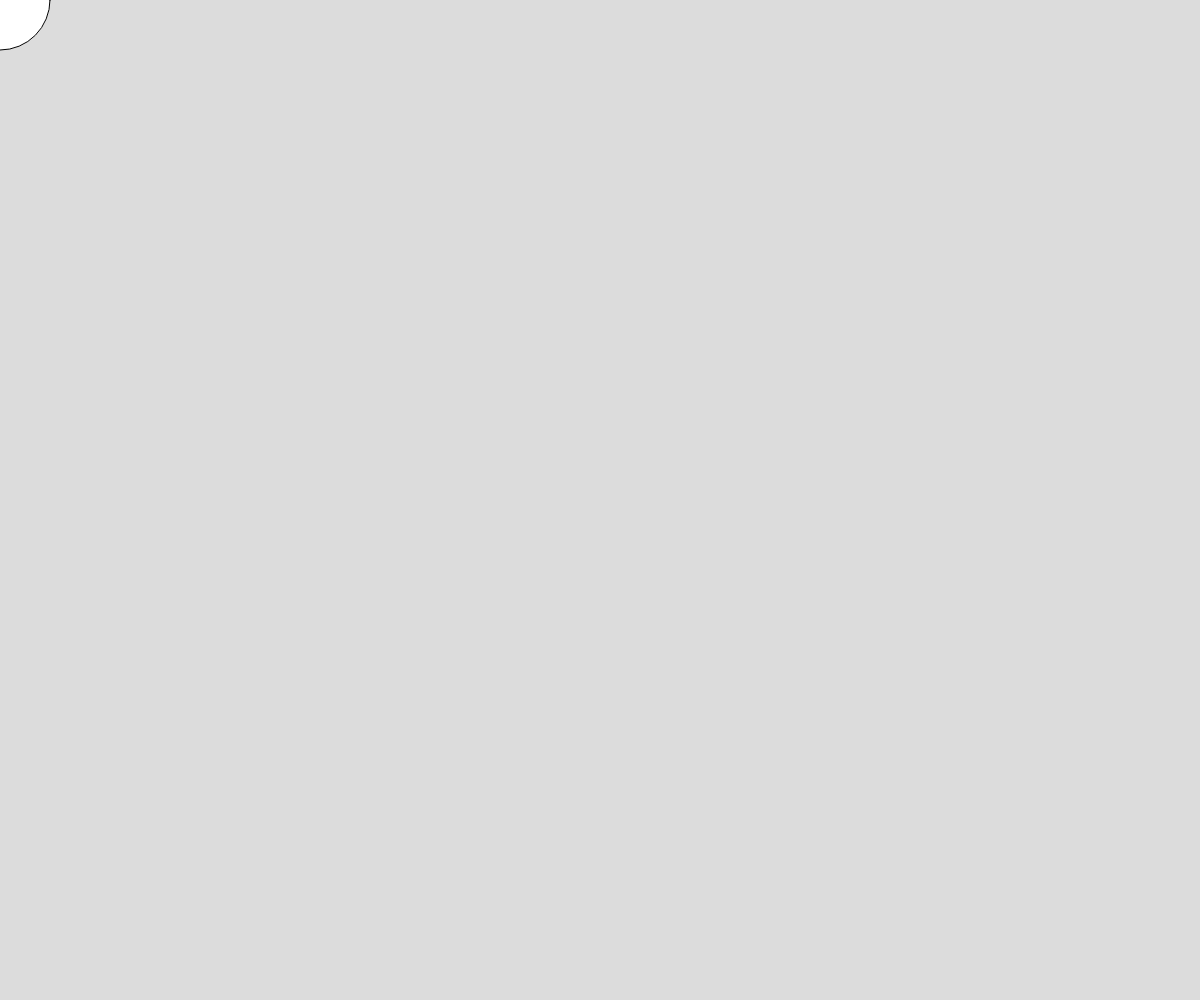
Frame 1 (no input)
Frame 60 (no input): identical to frame 1, image omitted
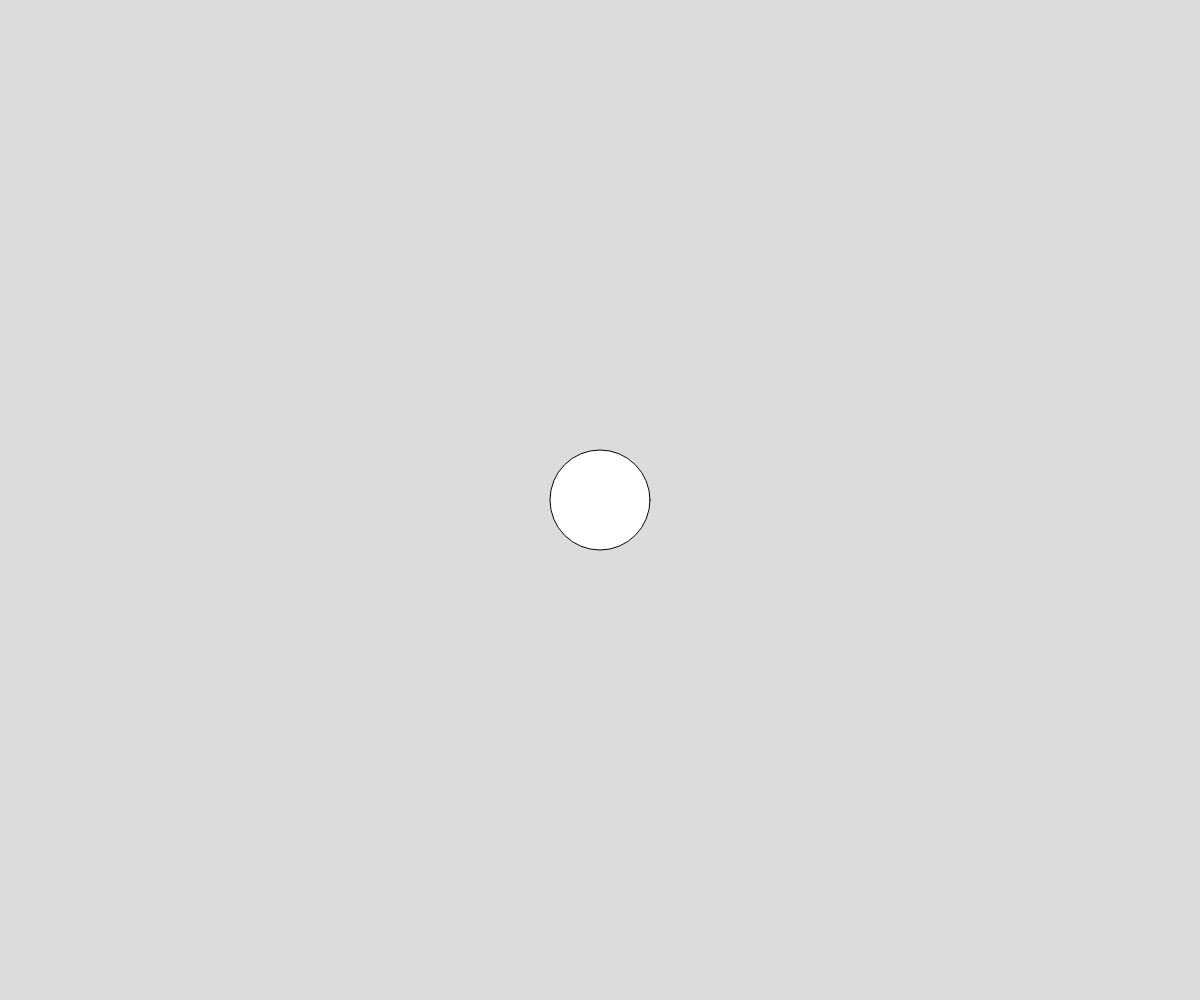
Frame 120 (the mouse pressed at the canvas centre since frame 60)

The p5.js sketch that drew these frames (run headless with seeded random() and noise() and a simulated clock; from frame 60 on, the mouse is pressed at the canvas centre):

// p5.js sketch
// ── sketch.js
function setup() {
  createCanvas(windowWidth, windowHeight);
}

function draw() {
  background(220);
  circle(mouseX, mouseY, 100);
}
